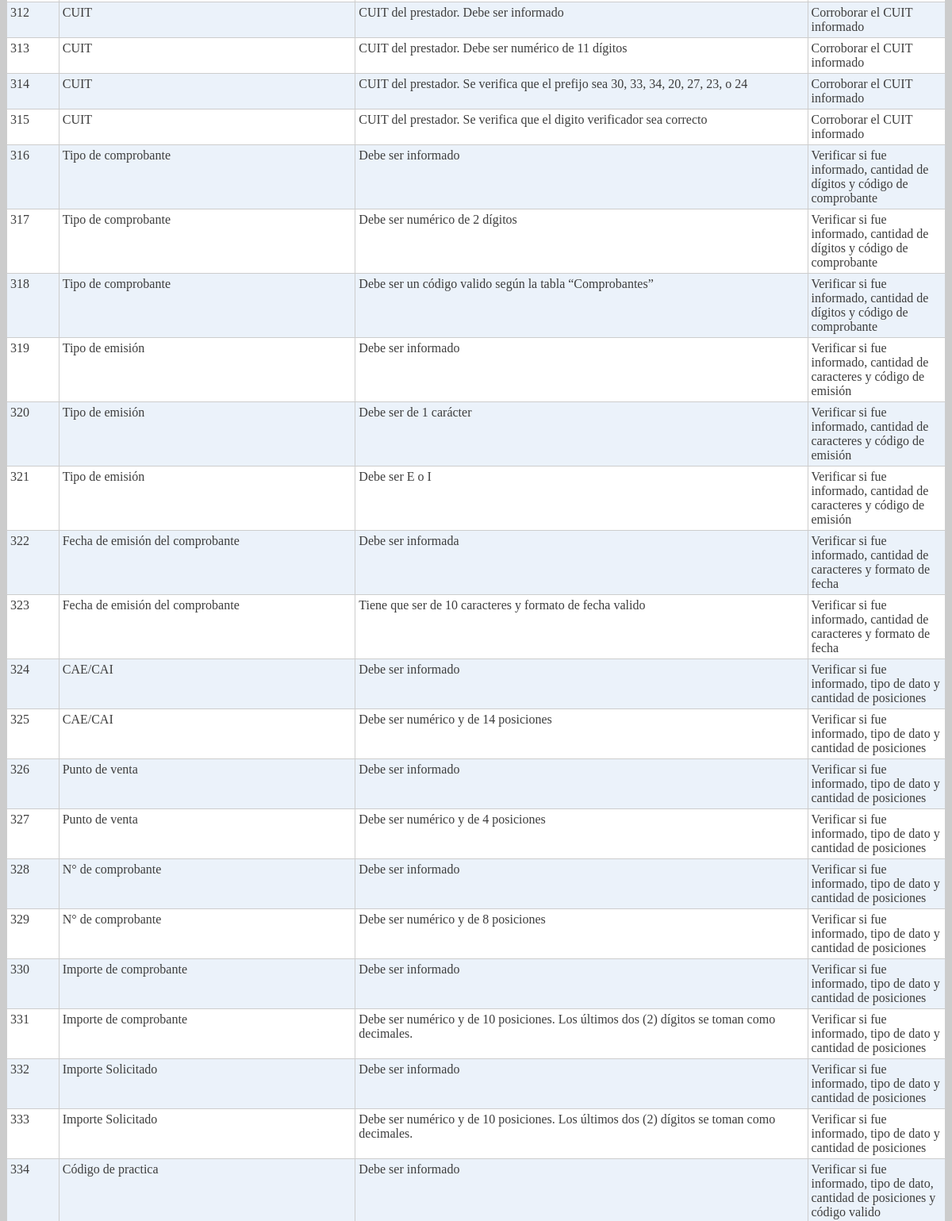
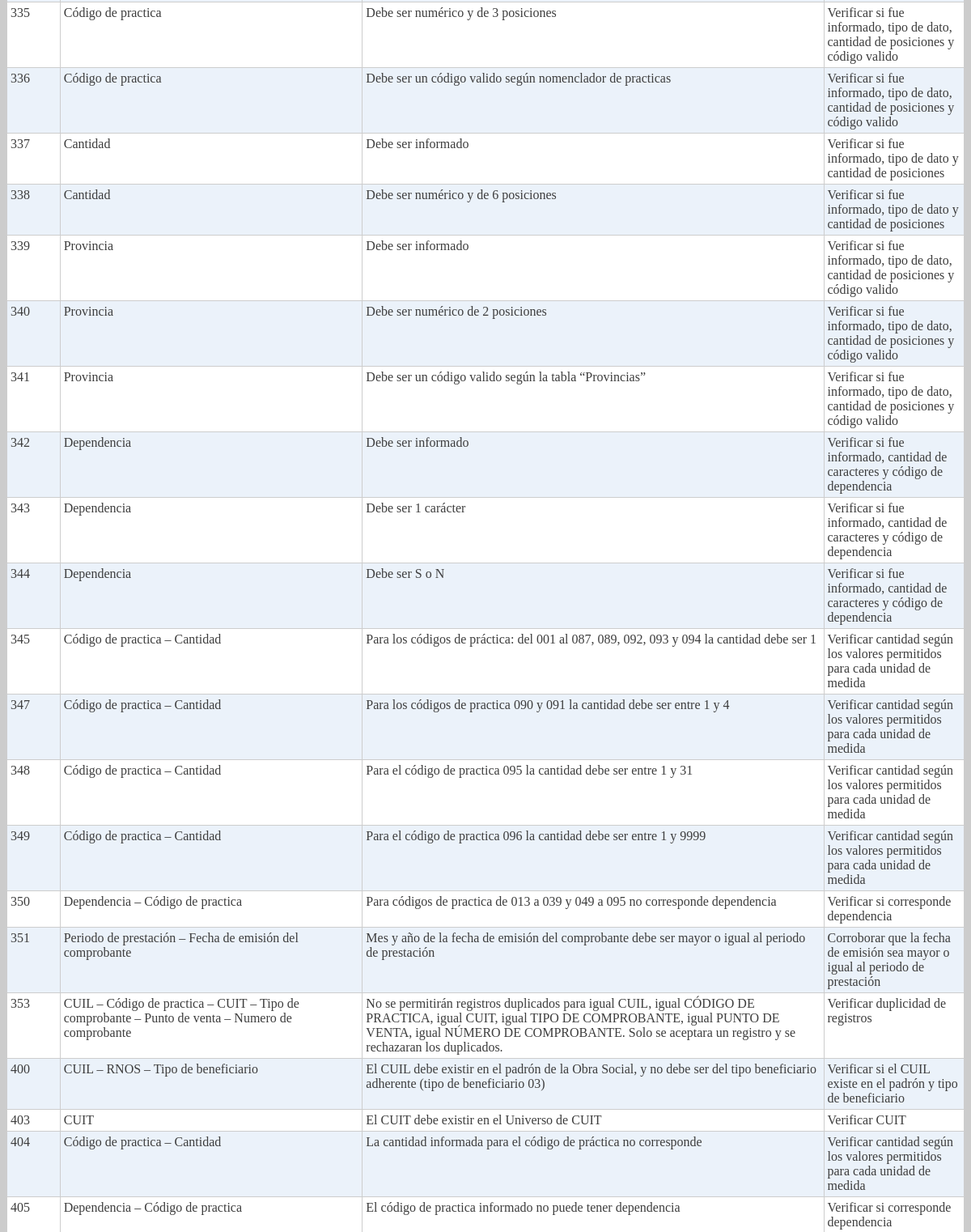
Before: /errores.php (signed in, middle part) with the older database file (2 pictures, top to bottom).
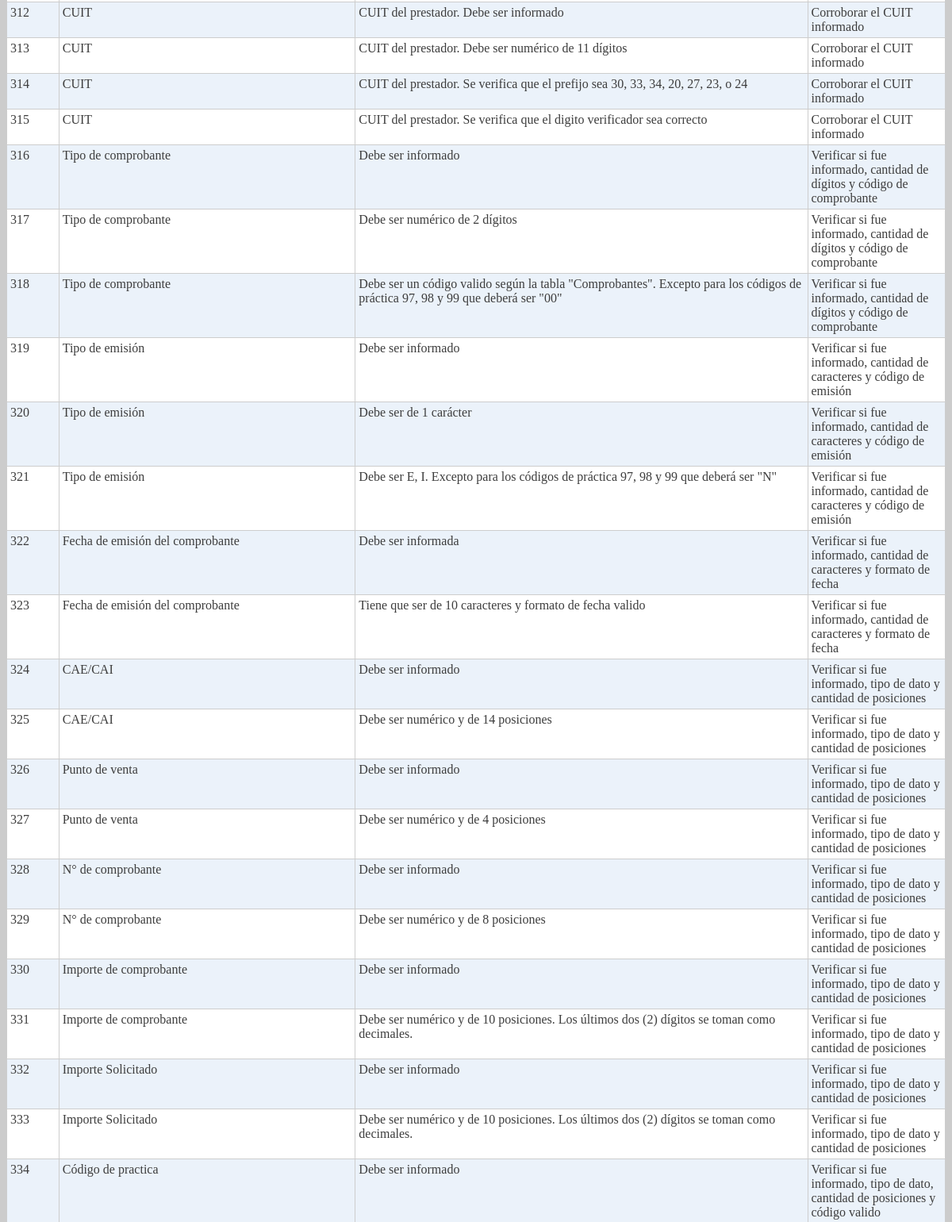
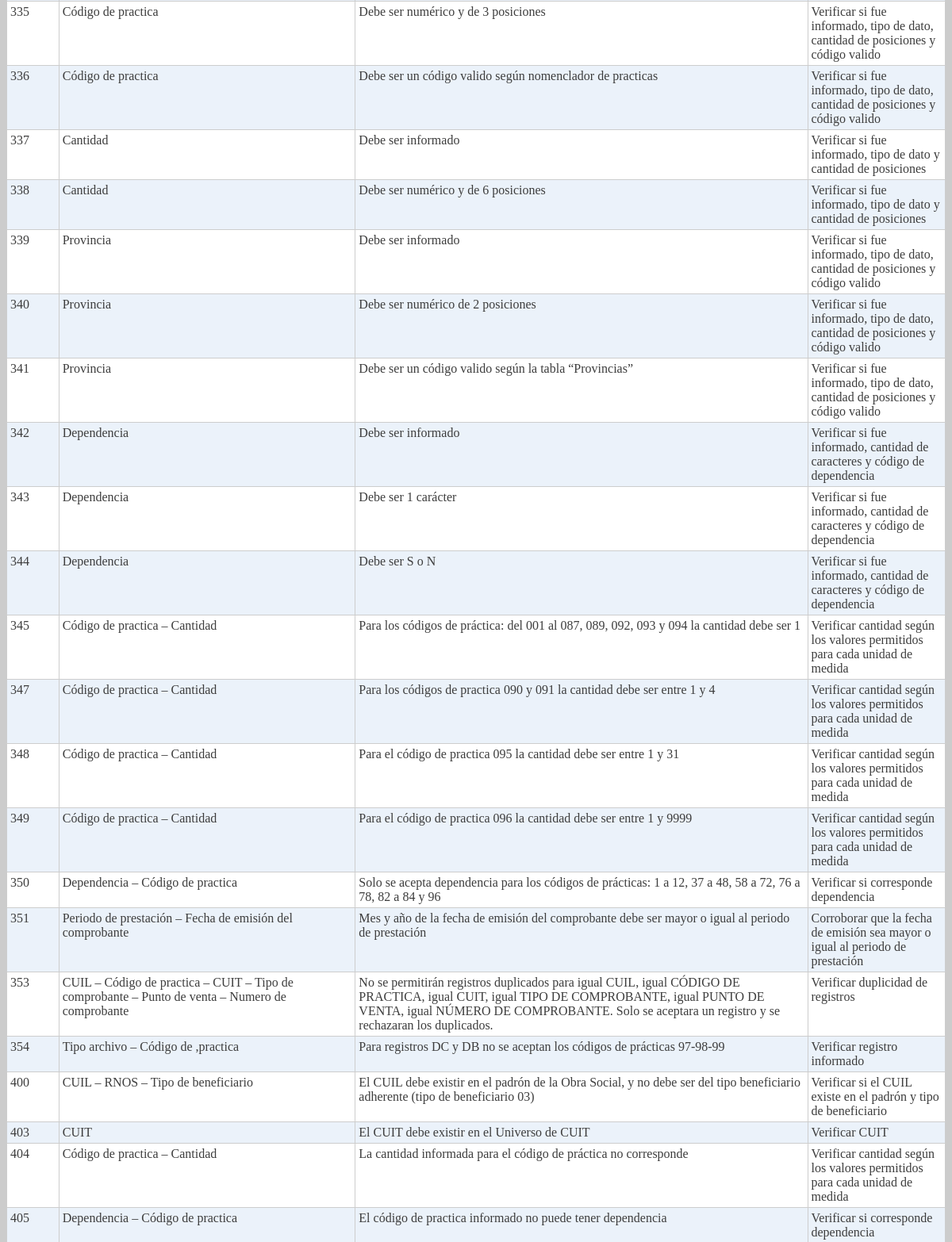
After: the same page with the newer database file (2 pictures, top to bottom).
### tables this page shows
CREATE TABLE IF NOT EXISTS `errorsss` (
  `id` int(4) NOT NULL,
  `campo` varchar(200) NOT NULL,
  `descripcion` varchar(500) NOT NULL,
  `accion` varchar(500) NOT NULL,
  PRIMARY KEY (`id`)
);

### errores.php (the view, shortened to what this page needs)
<?php
$sqlErrores = "SELECT * FROM errorsss c ORDER BY id";
$resErrores = mysql_query($sqlErrores);
?>
<!DOCTYPE html PUBLIC "-//W3C//DTD XHTML 1.0 Transitional//EN" "http://www.w3.org/TR/xhtml1/DTD/xhtml1-transitional.dtd">
<html xmlns="http://www.w3.org/1999/xhtml">
<head>
<link rel="stylesheet"href="include/jquery.tablesorter/themes/theme.blue.css" />
</head>
<body bgcolor="#CCCCCC">
	<div align="center">
		 <table class="tablesorter" id="listado">
		 	<tbody>
		<?php while ($rowErrores = mysql_fetch_array($resErrores)) {  ?>
				<tr>
					<td><?php echo $rowErrores['id'] ?></td>
					<td><?php echo $rowErrores['campo'] ?></td>
					<td><?php echo $rowErrores['descripcion'] ?></td>
					<td><?php echo $rowErrores['accion'] ?></td>
				</tr>
		<?php } ?>
		  	</tbody>
		</table>
	</div>
</body>
</html>

Changed rows visible on the page:
changed errorsss id 318: descripcion "Debe ser un código valido según la tabla “Comprobantes”" → "Debe ser un código valido según la tabla \"Comprobantes\". Excepto para los códigos de práctica 97, 98 y 99 que deberá ser \"00\""
changed errorsss id 321: descripcion "Debe ser E o I" → "Debe ser E, I. Excepto para los códigos de práctica 97, 98 y 99 que deberá ser \"N\""
changed errorsss id 350: descripcion "Para códigos de practica de 013 a 039 y 049 a 095 no corresponde dependencia" → "Solo se acepta dependencia para los códigos de prácticas: 1 a 12, 37 a 48, 58 a 72, 76 a 78, 82 a 84 y 96"
added errorsss: id "354", campo "Tipo archivo – Código de ,practica", descripcion "Para registros DC y DB no se aceptan los códigos de prácticas 97-98-99", accion "Verificar registro informado"
